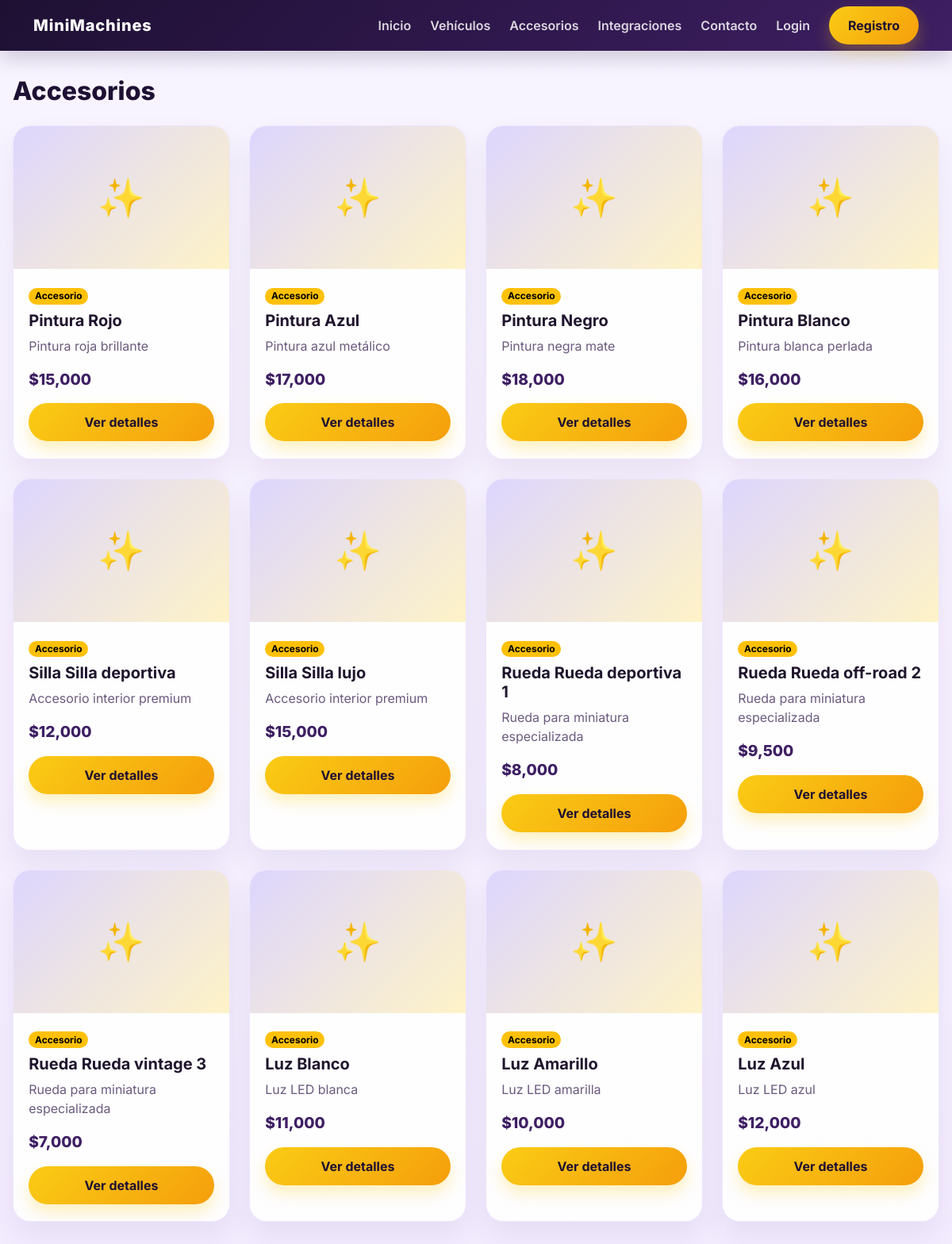
Page /accesorios/ on the committed database.
### store/models.py (models this page shows, shortened)
class Pintura(models.Model):
    color = models.CharField(max_length=50)
    descripcion = models.TextField()
    valor = models.DecimalField(max_digits=10, decimal_places=0)
    activo = models.BooleanField(default=True)

class Luces(models.Model):
    color = models.CharField(max_length=50)
    descripcion = models.TextField()
    valor = models.DecimalField(max_digits=10, decimal_places=0)
    activo = models.BooleanField(default=True)

### store/views.py (the view)
# urls.py: path('accesorios/', views.accessories, name='accesorios'),
def accessories(request):
    accessory_list = []
    pinturas = Pintura.objects.filter(activo=True)
    sillas = Silla.objects.filter(activo=True)
    ruedas = Rueda.objects.filter(activo=True)
    luces = Luces.objects.filter(activo=True)
    for item in pinturas:
        accessory_list.append({'id': item.id, 'url_name': 'accesorio_detalle', 'kind': 'Pintura', 'name': f'Pintura {item.color}', 'price': f'${item.valor:,.0f}', 'description': item.descripcion})
    for item in sillas:
        accessory_list.append({'id': item.id, 'url_name': 'accesorio_detalle', 'kind': 'Silla', 'name': f'Silla {item.descripcion}', 'price': f'${item.valor:,.0f}', 'description': 'Accesorio interior premium'})
    for item in ruedas:
        accessory_list.append({'id': item.id, 'url_name': 'accesorio_detalle', 'kind': 'Rueda', 'name': f'Rueda {item.descripcion}', 'price': f'${item.valor:,.0f}', 'description': 'Rueda para miniatura especializada'})
    for item in luces:
        accessory_list.append({'id': item.id, 'url_name': 'accesorio_detalle', 'kind': 'Luz', 'name': f'Luz {item.color}', 'price': f'${item.valor:,.0f}', 'description': item.descripcion})
    context = {
        'title': 'Accesorios',
        'items': accessory_list,
    }
    return render(request, 'store/accessories.html', context)

### store/context_processors.py (called while the page is built)
def user_role(request):
    return {
        'role': get_user_role(request.user),
        'user_name': request.user.first_name or request.user.username if request.user.is_authenticated else 'visitante',
        'saved_plate_name': request.session.get('saved_plate_name'),
    }

### store/views.py (called while the page is built, shortened)
def get_user_role(user):
    if not user or not user.is_authenticated:
        return 'cliente'

### store/templates/store/accessories.html (shortened to what this page needs)
{% extends 'store/base.html' %}
{% block content %}
    <section class="mb-4">
        <h2 class="section-title">{{ title }}</h2>
        <div class="row g-4">
            {% for item in items %}
                <div class="col-sm-6 col-xl-3">
                    <div class="showcase-card h-100">
                        <div class="thumb">✨</div>
                        <div class="card-body">
                            <span class="badge text-bg-warning badge-pill mb-2">Accesorio</span>
                            <h3 class="h5 fw-bold">{{ item.name }}</h3>
                            <p class="text-muted">{{ item.description }}</p>
                            <div class="product-price">{{ item.price }}</div>
                            <a class="btn btn-primary mt-3 w-100" href="{% url 'accesorio_detalle' item.id %}">Ver detalles</a>
                        </div>
                    </div>
                </div>
            {% empty %}
                <div class="col-12">
                    <p class="text-muted">No hay accesorios disponibles en este momento.</p>
                </div>
            {% endfor %}
        </div>
    </section>
{% endblock %}

### store/templates/store/base.html (style rules this page uses)
:root { --purple-900: #1e1033; --purple-800: #2d1749; --purple-700: #3e1f63; --purple-500: #7c3aed; --purple-300: #c4b5fd; --yellow-400: #facc15; --yellow-300: #fde68a; --bg: #f7f3ff; --card: #ffffff; --text: #20152d; --muted: #6b5a7d; }
body { font-family: 'Inter', sans-serif; background: linear-gradient(180deg, #f8f4ff 0%, #f3ecff 100%); color: var(--text); }
a { text-decoration: none; }
.btn-primary { background: linear-gradient(135deg, var(--yellow-400), #f59e0b); color: var(--purple-900); border: none; font-weight: 700; border-radius: 999px; padding: 0.75rem 1.5rem; box-shadow: 0 10px 20px rgba(250, 204, 21, 0.28); }
.section-title { font-weight: 800; color: var(--purple-900); margin-bottom: 1.5rem; }
.showcase-card, .feature-card, .info-card, .glass-card { background: rgba(255,255,255,0.9); border: 1px solid rgba(124, 58, 237, 0.12); border-radius: 22px; box-shadow: 0 18px 35px rgba(76, 49, 102, 0.08); }
.showcase-card { overflow: hidden; }
.thumb { height: 180px; background: linear-gradient(135deg, #ddd6fe, #fef3c7); display: flex; align-items: center; justify-content: center; font-size: 3rem; font-weight: 800; color: var(--purple-700); }
.card-body { padding: 1.25rem 1.2rem 1.35rem; }
.product-price { color: var(--purple-700); font-size: 1.2rem; font-weight: 800; }
.text-muted { color: var(--muted) !important; }
.badge-pill { border-radius: 999px; }

### rows in the picture
Pintura: description "Pintura roja brillante"
Pintura: description "Pintura azul metálico"
Pintura: description "Pintura negra mate"
Pintura: description "Pintura blanca perlada"
Luces: description "Luz LED blanca"
Luces: description "Luz LED amarilla"
Luces: description "Luz LED azul"

### other values in the picture
{{ title }} "Accesorios"
{{ item.name }} "Pintura Rojo" "Pintura Azul" "Pintura Negro" "Pintura Blanco" "Silla Silla deportiva" "Silla Silla lujo" "Rueda Rueda deportiva 1" "Rueda Rueda off-road 2" "Rueda Rueda vintage 3" "Luz Blanco" "Luz Amarillo" "Luz Azul"
{{ item.price }} "$15,000" "$17,000" "$18,000" "$16,000" "$12,000" "$15,000" "$8,000" "$9,500" "$7,000" "$11,000" "$10,000" "$12,000"
{{ item.description }} "Accesorio interior premium" "Accesorio interior premium" "Rueda para miniatura especializada" "Rueda para miniatura especializada" "Rueda para miniatura especializada"
